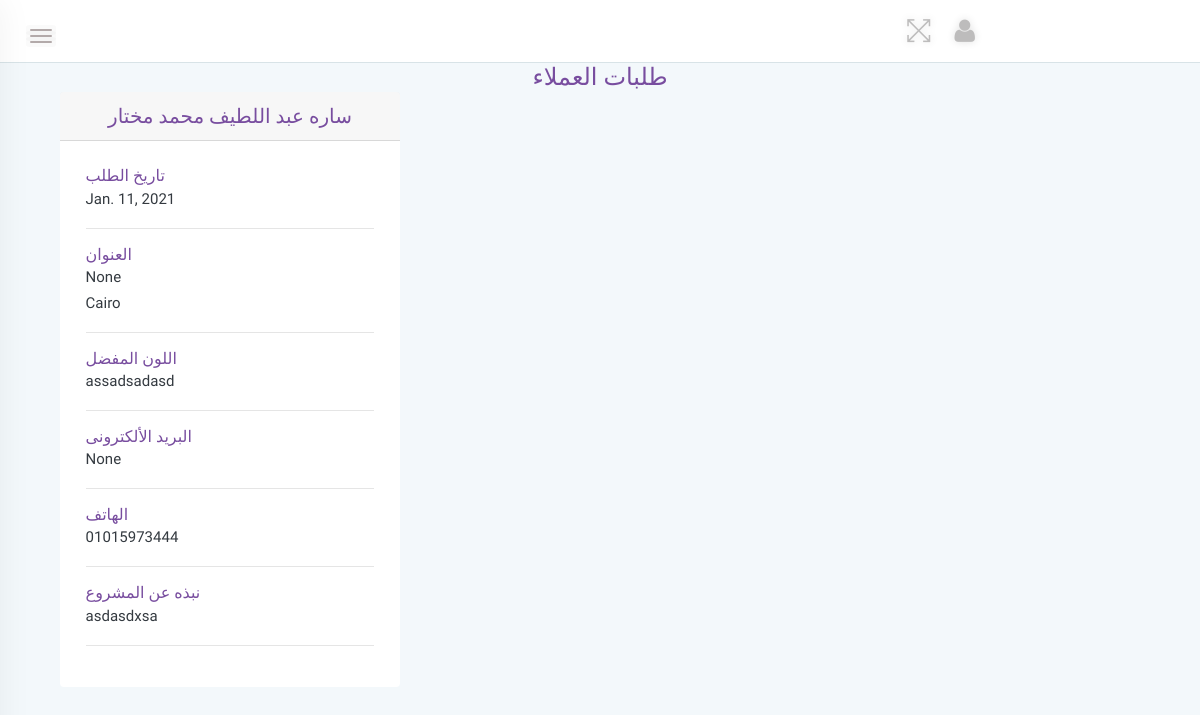
/office/etlob/services/3, run on the app's committed database.
### office/models.py (models this page shows, shortened)
class EtlobService(models.Model):
    color = models.CharField(max_length=255, null=True, blank=True, verbose_name='اللون المفضل')
    about = models.TextField(null=True, blank=True, verbose_name='نبذه')
    date_added = models.DateTimeField(auto_now_add=True, verbose_name='تاريخ الأضافه')
    name = models.CharField(max_length=255, null=True, blank=True, verbose_name='الأسم')
    address = models.CharField(max_length=255, null=True, blank=True, verbose_name='العنوان')
    phone = models.CharField(max_length=255, null=True, blank=True, verbose_name='الهاتف')
    email = models.EmailField(max_length=255, null=True, blank=True, verbose_name='البريد الألكترونى')
    service = models.ForeignKey(Service, on_delete=models.CASCADE, null=True, verbose_name='الخدمه')
    city = models.CharField(max_length=255, null=True, blank=True, verbose_name='المدينه')

### office/views.py (the view)
# urls.py: path('etlob/services/<int:pk>', views.Etlob_service, name='etlob-per-service'),
def Etlob_service(request, pk):
    ser_obj = Service.objects.get(pk=pk)
    etlobs = EtlobService.objects.filter(service=ser_obj)
    context = {"etlobs": etlobs}
    return render(request, 'office/etlob-per-service.html', context=context)

### office/templates/office/etlob-per-service.html (shortened to what this page needs)
{% extends 'dashmain.html' %}
{% block body %}
<div class="main-content-inner">
<div class="container">
<div class="row">
    <div class="col-12">
         <center>
             <h4 class="body-font text-mandigo"> طلبات العملاء</h4>
         </center>
    </div>
</div>
    <div class="row ml-auto mr-auto">
        {% for etlob in etlobs %}
<div class="col-4">
            <div class="card">
            <div class="card-header">
                <center>
                    <h5 class="body-font text-mandigo">{{ etlob.name  }}</h5>
                </center>
            </div>
            <div class="card-body">
                <h6 class="body-font text-mandigo">تاريخ الطلب</h6>
                <p class="body-font text-dark">
                    {{ etlob.date_added.date }}
                </p>
                <hr/>
                     <h6 class="body-font text-mandigo"> العنوان</h6>
                <p class="body-font text-dark">
                    {{ etlob.city }}
                    <br/>
                    {{ etlob.address }}
                </p>
                <hr/>
                     <h6 class="body-font text-mandigo">اللون المفضل</h6>
                <p class="body-font text-dark">
                    {{ etlob.color }}
                </p>
                <hr/>
                        <h6 class="body-font text-mandigo">البريد الألكترونى</h6>
                <p class="body-font text-dark">
                    {{ etlob.email|urlize }}
                </p>
                <hr/>
                         <h6 class="body-font text-mandigo">الهاتف</h6>
                <p class="body-font text-dark">
                    {{ etlob.phone }}
                </p>
                <hr/>
                         <h6 class="body-font text-mandigo">نبذه عن المشروع</h6>
                <p class="body-font text-dark">
                    {{ etlob.about }}
                </p>
                <hr/>
            </div>
            </div>
</div>
        {% endfor %}
    </div>
</div>
</div>
{% endblock body %}

### static/assets/css/styles.css (style rules this page uses)
.card { border: none; border-radius: 4px; background-color: #fff; -webkit-transition: all 0.3s ease 0s; transition: all 0.3s ease 0s; }
.card-body { padding: 25.6px; padding: 1.6rem; }
.main-content-inner { padding: 0 30px 50px; }
.body-font { font-family: 'Almarai', sans-serif; }
.text-mandigo { color: #784d9f !important; }

### data on the page
EtlobService: name "ساره عبد اللطيف محمد مختار", date_added "Jan. 11, 2021", city "None", address "Cairo", color "assadsadasd", email "None", phone "01015973444", about "asdasdxsa"
